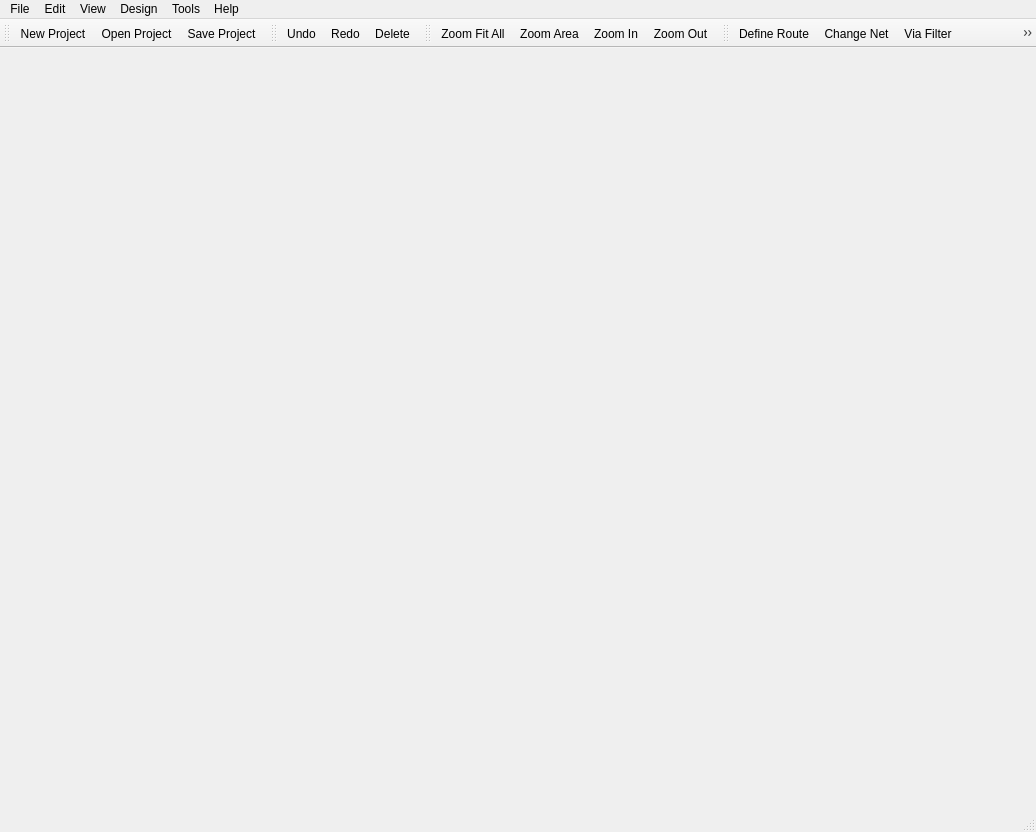
<?xml version="1.0" encoding="UTF-8"?>
<ui version="4.0">
 <class>MainWindow</class>
 <widget class="QMainWindow" name="MainWindow">
  <property name="geometry">
   <rect>
    <x>0</x>
    <y>0</y>
    <width>1036</width>
    <height>832</height>
   </rect>
  </property>
  <property name="windowTitle">
   <string/>
  </property>
  <property name="windowIcon">
   <iconset>
    <normalon>assets/cpu.png</normalon>
   </iconset>
  </property>
  <widget class="QWidget" name="centralwidget">
   <layout class="QGridLayout" name="gridLayout">
    <property name="margin">
     <number>0</number>
    </property>
   </layout>
  </widget>
  <widget class="QMenuBar" name="menubar">
   <property name="geometry">
    <rect>
     <x>0</x>
     <y>0</y>
     <width>1036</width>
     <height>22</height>
    </rect>
   </property>
   <widget class="QMenu" name="menuFile">
    <property name="title">
     <string>File</string>
    </property>
    <addaction name="actionNew"/>
    <addaction name="actionOpen"/>
    <addaction name="separator"/>
    <addaction name="actionSave"/>
    <addaction name="actionSave_As"/>
    <addaction name="separator"/>
    <addaction name="actionCreate_Export_Script"/>
    <addaction name="actionImport"/>
    <addaction name="separator"/>
    <addaction name="actionExport"/>
    <addaction name="separator"/>
    <addaction name="actionClose"/>
   </widget>
   <widget class="QMenu" name="menuEdit">
    <property name="title">
     <string>Edit</string>
    </property>
    <addaction name="actionUndo"/>
    <addaction name="actionRedo"/>
    <addaction name="separator"/>
    <addaction name="actionDelete"/>
   </widget>
   <widget class="QMenu" name="menuView">
    <property name="title">
     <string>View</string>
    </property>
    <addaction name="actionZoom_Fit_All"/>
    <addaction name="actionZoom_Area"/>
    <addaction name="actionZoom_In"/>
    <addaction name="actionZoom_Out"/>
   </widget>
   <widget class="QMenu" name="menuDesign">
    <property name="title">
     <string>Design</string>
    </property>
    <addaction name="actionAuto_Define_Routes"/>
    <addaction name="actionDefine_Route"/>
    <addaction name="actionChange_Net"/>
    <addaction name="actionVia_Filter"/>
    <addaction name="actionLayer_Editor"/>
    <addaction name="separator"/>
    <addaction name="actionRotate_Clockwise"/>
    <addaction name="actionRotate_Counter_Clockwise"/>
   </widget>
   <widget class="QMenu" name="menuHelp">
    <property name="title">
     <string>Help</string>
    </property>
    <addaction name="actionAbout"/>
   </widget>
   <widget class="QMenu" name="menuTools">
    <property name="title">
     <string>Tools</string>
    </property>
    <addaction name="actionDummy_Metal_Wizard"/>
    <addaction name="actionImport_Shift_Data"/>
   </widget>
   <addaction name="menuFile"/>
   <addaction name="menuEdit"/>
   <addaction name="menuView"/>
   <addaction name="menuDesign"/>
   <addaction name="menuTools"/>
   <addaction name="menuHelp"/>
  </widget>
  <widget class="QStatusBar" name="statusbar"/>
  <widget class="QToolBar" name="FileToolbar">
   <property name="windowTitle">
    <string>File Toolbar</string>
   </property>
   <attribute name="toolBarArea">
    <enum>TopToolBarArea</enum>
   </attribute>
   <attribute name="toolBarBreak">
    <bool>false</bool>
   </attribute>
   <addaction name="actionNew"/>
   <addaction name="actionOpen"/>
   <addaction name="actionSave"/>
  </widget>
  <widget class="QToolBar" name="EditToolbar">
   <property name="windowTitle">
    <string>Edit Toolbar</string>
   </property>
   <attribute name="toolBarArea">
    <enum>TopToolBarArea</enum>
   </attribute>
   <attribute name="toolBarBreak">
    <bool>false</bool>
   </attribute>
   <addaction name="actionUndo"/>
   <addaction name="actionRedo"/>
   <addaction name="actionDelete"/>
  </widget>
  <widget class="QToolBar" name="ViewToolbar">
   <property name="windowTitle">
    <string>View Toolbar</string>
   </property>
   <attribute name="toolBarArea">
    <enum>TopToolBarArea</enum>
   </attribute>
   <attribute name="toolBarBreak">
    <bool>false</bool>
   </attribute>
   <addaction name="actionZoom_Fit_All"/>
   <addaction name="actionZoom_Area"/>
   <addaction name="actionZoom_In"/>
   <addaction name="actionZoom_Out"/>
  </widget>
  <widget class="QToolBar" name="DesignToolbar">
   <property name="windowTitle">
    <string>Design Toolbar</string>
   </property>
   <attribute name="toolBarArea">
    <enum>TopToolBarArea</enum>
   </attribute>
   <attribute name="toolBarBreak">
    <bool>false</bool>
   </attribute>
   <addaction name="actionDefine_Route"/>
   <addaction name="actionChange_Net"/>
   <addaction name="actionVia_Filter"/>
   <addaction name="actionAuto_Define_Routes"/>
  </widget>
  <action name="actionNew">
   <property name="icon">
    <iconset>
     <normaloff>assets/document-new-3.png</normaloff>assets/document-new-3.png</iconset>
   </property>
   <property name="text">
    <string>New Project</string>
   </property>
   <property name="shortcut">
    <string>Ctrl+N</string>
   </property>
  </action>
  <action name="actionOpen">
   <property name="icon">
    <iconset>
     <normaloff>assets/document-open-7.png</normaloff>assets/document-open-7.png</iconset>
   </property>
   <property name="text">
    <string>Open Project</string>
   </property>
   <property name="shortcut">
    <string>Ctrl+O</string>
   </property>
  </action>
  <action name="actionSave">
   <property name="icon">
    <iconset>
     <normaloff>assets/document-save-5.png</normaloff>assets/document-save-5.png</iconset>
   </property>
   <property name="text">
    <string>Save Project</string>
   </property>
   <property name="shortcut">
    <string>Ctrl+S</string>
   </property>
  </action>
  <action name="actionSave_As">
   <property name="text">
    <string>Save Project As...</string>
   </property>
   <property name="shortcut">
    <string>Ctrl+Shift+S</string>
   </property>
  </action>
  <action name="actionImport">
   <property name="text">
    <string>Import</string>
   </property>
   <property name="shortcut">
    <string>Ctrl+I</string>
   </property>
  </action>
  <action name="actionUndo">
   <property name="icon">
    <iconset>
     <normaloff>assets/edit-undo-8.png</normaloff>assets/edit-undo-8.png</iconset>
   </property>
   <property name="text">
    <string>Undo</string>
   </property>
   <property name="shortcut">
    <string>Ctrl+Z</string>
   </property>
  </action>
  <action name="actionRedo">
   <property name="icon">
    <iconset>
     <normaloff>assets/edit-redo-8.png</normaloff>assets/edit-redo-8.png</iconset>
   </property>
   <property name="text">
    <string>Redo</string>
   </property>
   <property name="shortcut">
    <string>Ctrl+Y</string>
   </property>
  </action>
  <action name="actionZoom_Fit_All">
   <property name="icon">
    <iconset>
     <normaloff>assets/zoom-fit-best-4.png</normaloff>assets/zoom-fit-best-4.png</iconset>
   </property>
   <property name="text">
    <string>Zoom Fit All</string>
   </property>
   <property name="shortcut">
    <string>Ctrl+F</string>
   </property>
  </action>
  <action name="actionZoom_Area">
   <property name="checkable">
    <bool>true</bool>
   </property>
   <property name="checked">
    <bool>false</bool>
   </property>
   <property name="icon">
    <iconset>
     <normaloff>assets/zoom-fit-best-2.png</normaloff>assets/zoom-fit-best-2.png</iconset>
   </property>
   <property name="text">
    <string>Zoom Area</string>
   </property>
   <property name="shortcut">
    <string>Ctrl+A</string>
   </property>
  </action>
  <action name="actionZoom_In">
   <property name="icon">
    <iconset>
     <normaloff>assets/zoom-in-3.png</normaloff>assets/zoom-in-3.png</iconset>
   </property>
   <property name="text">
    <string>Zoom In</string>
   </property>
   <property name="shortcut">
    <string>=</string>
   </property>
  </action>
  <action name="actionZoom_Out">
   <property name="icon">
    <iconset>
     <normaloff>assets/zoom-out-3.png</normaloff>assets/zoom-out-3.png</iconset>
   </property>
   <property name="text">
    <string>Zoom Out</string>
   </property>
   <property name="shortcut">
    <string>-</string>
   </property>
  </action>
  <action name="actionDefine_Route">
   <property name="checkable">
    <bool>true</bool>
   </property>
   <property name="icon">
    <iconset>
     <normaloff>assets/format-text-direction-ltr.png</normaloff>assets/format-text-direction-ltr.png</iconset>
   </property>
   <property name="text">
    <string>Define Route</string>
   </property>
   <property name="shortcut">
    <string>Ctrl+D</string>
   </property>
  </action>
  <action name="actionChange_Net">
   <property name="checkable">
    <bool>true</bool>
   </property>
   <property name="icon">
    <iconset>
     <normaloff>assets/tools-wizard-3.png</normaloff>assets/tools-wizard-3.png</iconset>
   </property>
   <property name="text">
    <string>Change Net</string>
   </property>
   <property name="shortcut">
    <string>Ctrl+G</string>
   </property>
  </action>
  <action name="actionDelete">
   <property name="icon">
    <iconset>
     <normaloff>assets/edit-delete-6.png</normaloff>assets/edit-delete-6.png</iconset>
   </property>
   <property name="text">
    <string>Delete</string>
   </property>
   <property name="shortcut">
    <string>Backspace</string>
   </property>
  </action>
  <action name="actionClose">
   <property name="text">
    <string>Close</string>
   </property>
   <property name="shortcut">
    <string>Ctrl+W</string>
   </property>
  </action>
  <action name="actionCreate_Export_Script">
   <property name="text">
    <string>Create SiP Export Script</string>
   </property>
  </action>
  <action name="actionAuto_Define_Routes">
   <property name="checkable">
    <bool>false</bool>
   </property>
   <property name="icon">
    <iconset>
     <normaloff>assets/molicule-stilleite_zinc_selenide_unit.png</normaloff>assets/molicule-stilleite_zinc_selenide_unit.png</iconset>
   </property>
   <property name="text">
    <string>Auto-Define Routes</string>
   </property>
  </action>
  <action name="actionExport">
   <property name="text">
    <string>Export for Onyx</string>
   </property>
  </action>
  <action name="actionVia_Filter">
   <property name="icon">
    <iconset>
     <normaloff>assets/code-function.png</normaloff>assets/code-function.png</iconset>
   </property>
   <property name="text">
    <string>Via Filter</string>
   </property>
  </action>
  <action name="actionLayer_Editor">
   <property name="text">
    <string>Layer Editor</string>
   </property>
  </action>
  <action name="actionAbout">
   <property name="text">
    <string>About</string>
   </property>
  </action>
  <action name="actionRotate_Clockwise">
   <property name="icon">
    <iconset>
     <normaloff>assets/object-rotate-right.png</normaloff>assets/object-rotate-right.png</iconset>
   </property>
   <property name="text">
    <string>Rotate Clockwise</string>
   </property>
  </action>
  <action name="actionRotate_Counter_Clockwise">
   <property name="icon">
    <iconset>
     <normaloff>assets/object-rotate-left.png</normaloff>assets/object-rotate-left.png</iconset>
   </property>
   <property name="text">
    <string>Rotate Counter-Clockwise</string>
   </property>
  </action>
  <action name="actionDummy_Metal_Wizard">
   <property name="icon">
    <iconset>
     <normaloff>assets/jigsaw_piece_t.png</normaloff>assets/jigsaw_piece_t.png</iconset>
   </property>
   <property name="text">
    <string>Dummy Metal Wizard</string>
   </property>
  </action>
  <action name="actionImport_Shift_Data">
   <property name="text">
    <string>Import Shift Data</string>
   </property>
  </action>
 </widget>
 <resources/>
 <connections/>
</ui>
